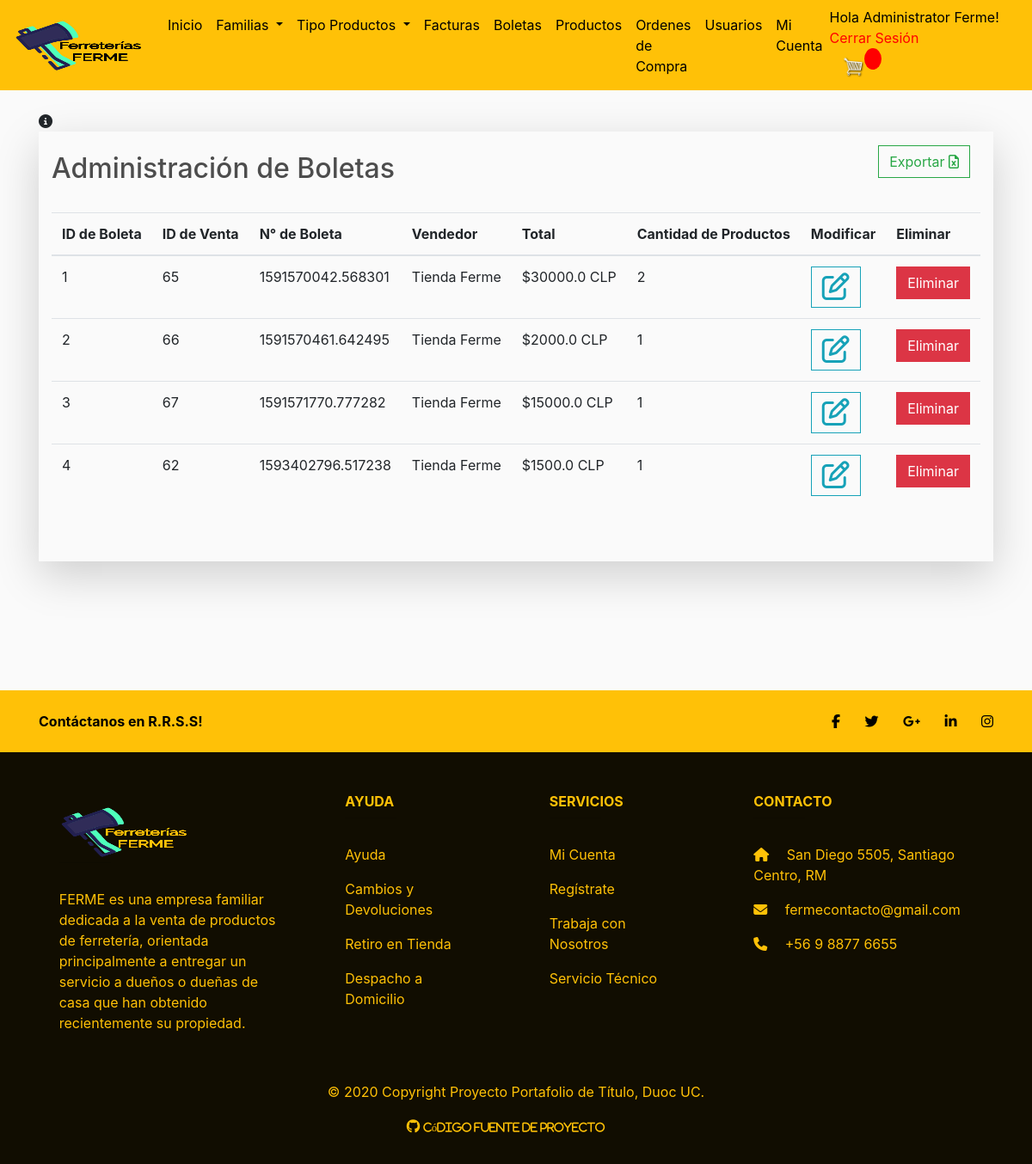
/adm-boleta (signed in), run on an earlier commit of the app's database.
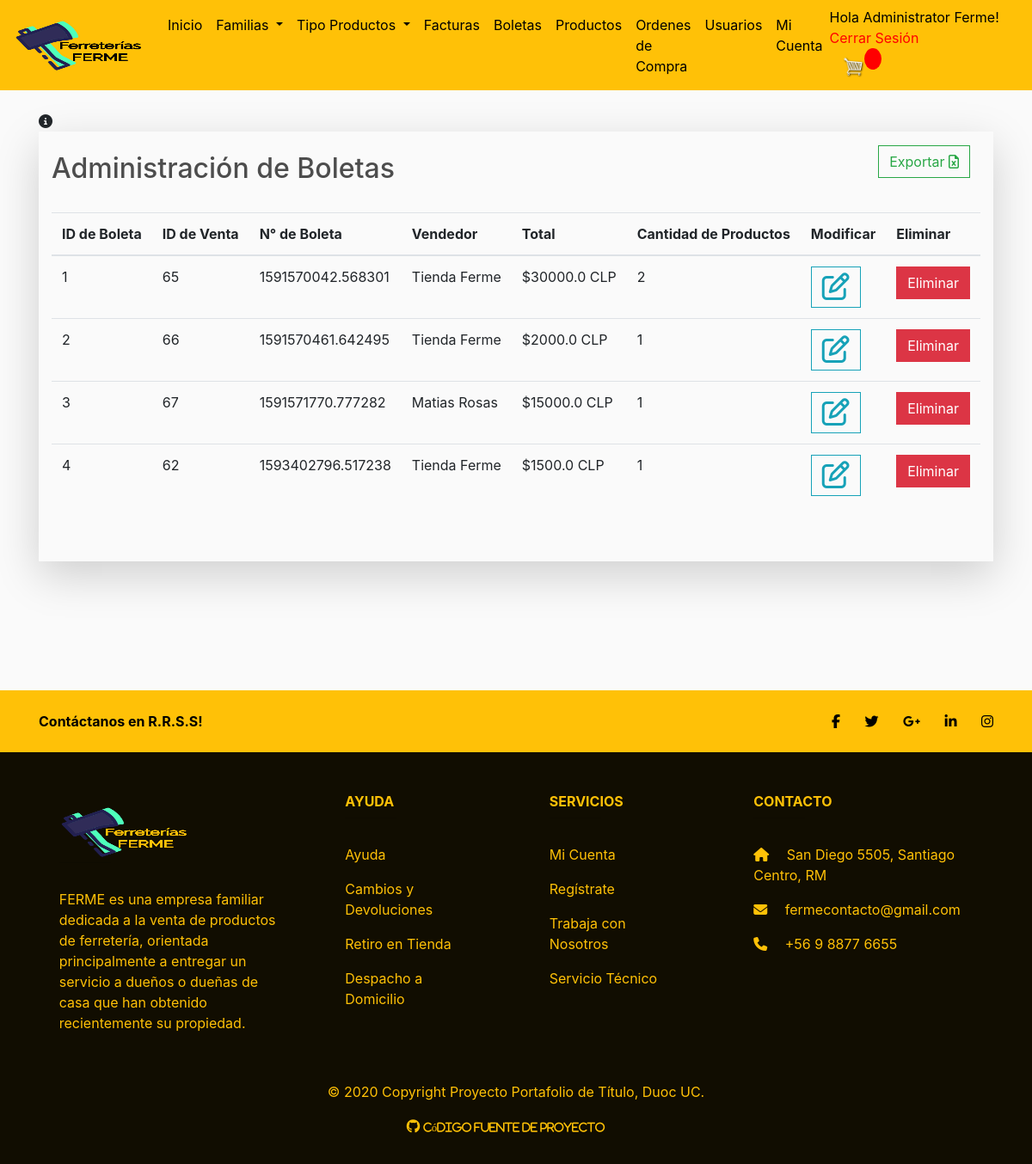
And on a later commit of the database.
### store/models.py (models this page shows, shortened)
class Boleta(models.Model):
    order = models.ForeignKey(Order, on_delete=models.SET_NULL, null=True)
    n_boleta = models.CharField(max_length=200, null=False)
    vendedor = models.CharField(default="Tienda Ferme", max_length=200, null=False)
    total = models.CharField(max_length=200, null=False)

class Order(models.Model):
    usuario = models.ForeignKey(Profile, on_delete=models.SET_NULL, null=True, blank=True)
    date_ordered = models.DateTimeField(auto_now_add=True)
    complete = models.BooleanField(default=False, null=True, blank=False)
    transaction_id = models.CharField(max_length=100, null=True)
    @property
    def get_cart_items(self):
        orderitems = self.orderitems_set.all()
        total = sum([item.quantity for item in orderitems])
        return total

class OrderItems(models.Model):
    product = models.ForeignKey(Producto, on_delete=models.SET_NULL, null=True)
    order = models.ForeignKey(Order, on_delete=models.SET_NULL, null=True)
    quantity = models.IntegerField(default=0, null=True, blank=True)
    date_added = models.DateTimeField(auto_now=True)

### store/views.py (the view)
# urls.py: path("adm-boleta",views.adm_boletas, name='adm-boleta'),
@login_required
def adm_boletas(request):
    bills = Boleta.objects.all()
    context={
        'bills': bills,
    }
    return render(request, 'store/adm-boleta.html', context)

### store/models.py (called while the page is built)
    @property
    def is_admin(self):
        admin = False
        tipo = self.profile.tipo
        if (tipo == 'Administrator'):
            admin = True
        else:
            admin = False
        return admin

### store/templates/store/adm-boleta.html (shortened to what this page needs)
{% extends 'store/main.html'%}
{% load static %}
{% block content %}
<a data-toggle="modal" data-target="#exampleModalInfo"><i class="fa fa-info-circle" aria-hidden="true"></i></a>
<div class="pb-5 pt-3 container shadow-lg">
    <a class="btn btn-outline-success" href="{% url 'exportar_boletas'%}" style='float: right; margin-right: 1vw;'>
        Exportar <i class="fa fa-file-excel-o"></i></a>
    <h2 class="pt-2 pb-4">Administración de Boletas</h2>
    <table class="table ">
        <thead>
            <tr>
            	<th scope="col">ID de Boleta</th>
                <th scope="col">ID de Venta</th>
                <th scope="col">N° de Boleta</th>
                <th scope="col">Vendedor</th>
                <th scope="col">Total</th>
                <th scope="col">Cantidad de Productos</th>
                <th scope="col">Modificar</th>
                <th scope="col">Eliminar</th>
            </tr>
        </thead>
        <tbody>
            {% for b in bills %}
            <tr>
            	<td scope="row">{{b.id}}</td>
                <td scope="row">{{b.order.id}}</td>
                <td scope="row">{{b.order.transaction_id}}</td>
                <td scope="row">{{b.vendedor}}</td>
                <td scope="row">${{b.total}} CLP</td>
                <td scope="row">{{b.order.get_cart_items}}</td>
                <td scope="row">
                  <a class="btn btn-outline-info" href="{% url 'edit_bill' pk=b.id %}">
                      <i class="far fa-edit fa-2x"></i></a>
                </td>
                <td scope="row"><a class="btn btn-large btn-danger" data-toggle="confirmation" data-title="¿Seguro quiere eliminar esta boleta?" href="{% url 'delete_bill' pk=b.id %}">Eliminar</a>
                </td>
            </tr>
            {% endfor %}
        </tbody>
    </table>
</div>
{% endblock %}

What changed in the data, as far as the page shows it:
changed Boleta id 3: vendedor "Tienda Ferme" → "Matias Rosas"
